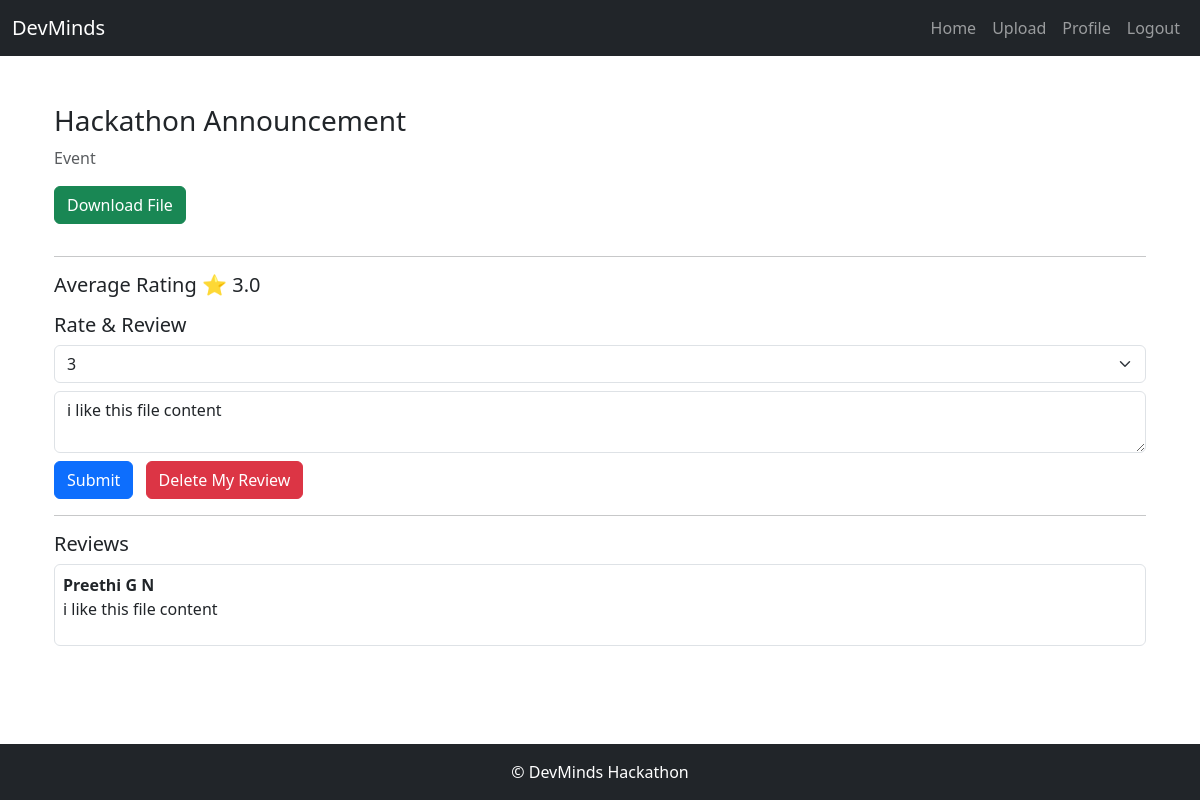
/resource/9/ (signed in), run on the app's committed database.
### DevMinds/models.py (models this page shows, shortened)
class Resource(models.Model):
    PRIVACY_CHOICES = (
        ('Public', 'Public'),
        ('Private', 'Private')
    )
    user = models.ForeignKey(User, on_delete=models.CASCADE)
    title = models.CharField(max_length=200)
    subject = models.CharField(max_length=100)
    semester = models.CharField(max_length=50)
    resource_type = models.CharField(max_length=100)
    year = models.CharField(max_length=50)
    description = models.TextField(blank=True)
    file = models.FileField(upload_to='resources/')
    privacy = models.CharField(max_length=10, choices=PRIVACY_CHOICES)
    tags = models.ManyToManyField(Tag, blank=True)
    created_at = models.DateTimeField(auto_now_add=True)
    def average_rating(self):
        avg = self.ratings.aggregate(Avg('stars'))['stars__avg']
        return round(avg, 1) if avg else 0

class Rating(models.Model):
    user = models.ForeignKey(User, on_delete=models.CASCADE)
    resource = models.ForeignKey(
        Resource,
        on_delete=models.CASCADE,
        related_name="ratings"
    )
    stars = models.IntegerField()
    class Meta:
        unique_together = ('user', 'resource')  # ONE USER ONE RATING

class Comment(models.Model):
    user = models.ForeignKey(User, on_delete=models.CASCADE)
    resource = models.ForeignKey(
        Resource,
        on_delete=models.CASCADE,
        related_name="comments"
    )
    text = models.TextField()
    created = models.DateTimeField(auto_now_add=True)

### DevMinds/views.py (the view)
# urls.py: path('resource/<int:id>/', views.view_resource, name='view_resource'),
@login_required
def view_resource(request, id):
    resource = get_object_or_404(Resource, id=id)
    user_rating = Rating.objects.filter(
        user=request.user,
        resource=resource
    ).first()
    user_comment = Comment.objects.filter(
        user=request.user,
        resource=resource
    ).first()
    context = {
        'resource': resource,
        'user_rating': user_rating,
        'user_comment': user_comment
    }
    if resource.privacy == "Public":
        return render(request, 'view_resource.html', context)
    try:
        user_profile = Profile.objects.get(user=request.user)
        owner_profile = Profile.objects.get(user=resource.user)
    except Profile.DoesNotExist:
        return render(request, 'access_denied.html')
    if user_profile.college == owner_profile.college:
        return render(request, 'view_resource.html', context)
    else:
        return render(request, 'access_denied.html')

### DevMinds/templates/view_resource.html (shortened to what this page needs)
{% extends 'base.html' %}
{% block content %}
<div class="container mt-4">
    <h3>{{ resource.title }}</h3>
    <p class="text-muted">{{ resource.subject }}</p>
    <a href="{{ resource.file.url }}" class="btn btn-success mb-3">
        Download File
    </a>
    <hr>
    <h5>Average Rating ⭐ {{ resource.average_rating }}</h5>
    <h5 class="mt-3">Rate & Review</h5>
    <form method="post" action="{% url 'add_review' resource.id %}">
        <select name="stars" class="form-select mb-2" required>
            <option value="3" {% if user_rating and user_rating.stars == 3 %}selected{% endif %}>3</option>
        </select>
        <textarea name="comment" class="form-control mb-2"
        placeholder="Write review...">{{ user_comment.text|default:'' }}</textarea>
        <button class="btn btn-primary">Submit</button>
        {% if user_rating or user_comment %}
        <a href="{% url 'delete_review' resource.id %}"
           class="btn btn-danger ms-2">
           Delete My Review
        </a>
        {% endif %}
    </form>
    <hr>
    <h5>Reviews</h5>
    {% for c in resource.comments.all %}
    <div class="border rounded p-2 mb-2">
        <b>{{ c.user.username }}</b>
        <p>{{ c.text }}</p>
    </div>
    {% empty %}
    <p>No reviews yet</p>
    {% endfor %}
</div>
{% endblock %}

### DevMinds/templates/base.html (shortened to what this page needs)
{% load static %}
<!DOCTYPE html>
<html>
<head>
<link href="https://cdn.jsdelivr.net/npm/bootstrap@5.3.2/dist/css/bootstrap.min.css" rel="stylesheet">
<link href="https://cdn.jsdelivr.net/npm/bootstrap-icons/font/bootstrap-icons.css" rel="stylesheet">
</head>
<body class="d-flex flex-column min-vh-100">
<nav class="navbar navbar-expand-lg navbar-dark bg-dark">
<div class="container-fluid">
<a class="navbar-brand" href="/">DevMinds</a>
<div class="collapse navbar-collapse" id="nav">
<ul class="navbar-nav ms-auto">
<li class="nav-item"><a class="nav-link" href="/">Home</a></li>
{% if user.is_authenticated %}
<li class="nav-item"><a class="nav-link" href="/upload">Upload</a></li>
<li class="nav-item"><a class="nav-link" href="/profile">Profile</a></li>
<li class="nav-item"><a class="nav-link" href="/logout">Logout</a></li>
{% else %}
<li class="nav-item"><a class="nav-link" href="/login">Login</a></li>
<li class="nav-item"><a class="nav-link" href="/signup">Signup</a></li>
{% endif %}
</ul>
</div>
</div>
</nav>
<main class="container mt-4 flex-fill">
{% block content %}{% endblock %}
</main>
<footer class="bg-dark text-white text-center p-3">
© DevMinds Hackathon
</footer>
</body>
</html>

### data on the page
Resource: title "Hackathon Announcement", subject "Event", average_rating "3.0"
Rating: stars "3"
Comment: comment "i like this file content", user.username "Preethi G N", text "i like this file content"
